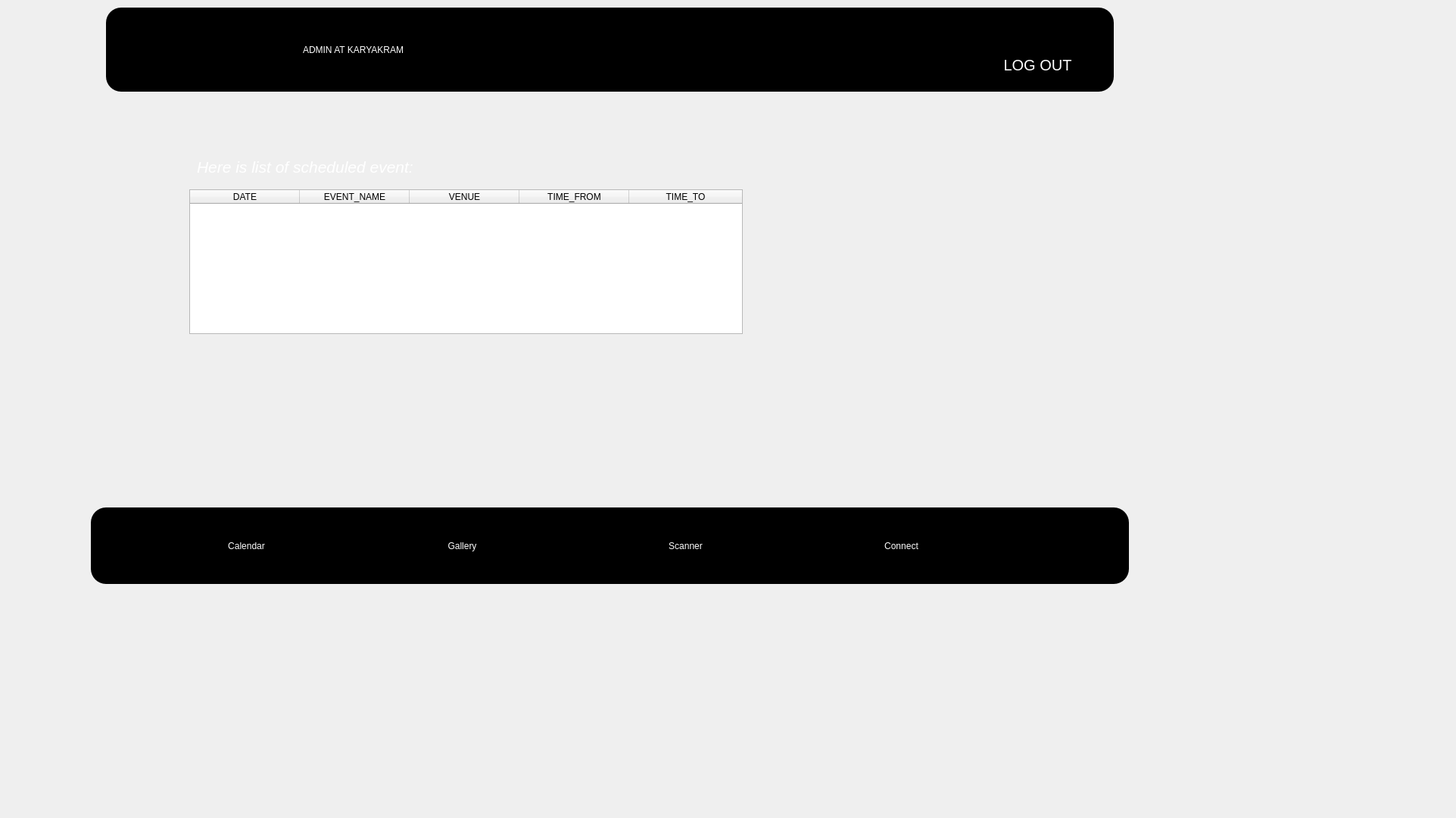
<?xml version="1.0" encoding="UTF-8"?>
<ui version="4.0">
 <class>Form</class>
 <widget class="QWidget" name="Form">
  <property name="geometry">
   <rect>
    <x>0</x>
    <y>0</y>
    <width>1923</width>
    <height>1080</height>
   </rect>
  </property>
  <property name="windowTitle">
   <string>Form</string>
  </property>
  <property name="styleSheet">
   <string notr="true">QPushButton#admin_log{
	background-color: qlineargradient(spread:pad, x1:0, y1:0., x2:1, y2:0, stop:0 rgba(20, 47,78, 219), stop:1 rgba(85, 98, 112, 226));
	color:rgba(255,255,255,210);
	border-radius:50px;
}
QPushButton#admin_log:hover{
	background-color: qlineargradient(spread:pad, x1:0, y1:0., x2:1, y2:0, stop:0 rgba(40, 67,98, 219), stop:1 rgba(105, 118, 132, 226));
}
QPushButton#admin_log:pressed{
	padding-left:5px;
	padding-top:5px;
	background-color:rgba(105,118,132,200);
}

QPushButton#admin_log{
	background-color: rgba(0,0,0,0);
	color:rgba(85,98,112,255);
}
QPushButton#admin_log:hover_2{
	color:rgba(155,168,182,220);
}
QPushButton#admin_log:pressed_2{
	padding-left:5px;
	padding-top:5px;
	background-color:rgba(115,128,142,255);
}</string>
  </property>
  <widget class="QLabel" name="label">
   <property name="geometry">
    <rect>
     <x>140</x>
     <y>10</y>
     <width>1331</width>
     <height>111</height>
    </rect>
   </property>
   <property name="styleSheet">
    <string notr="true">background-color:black;
color:white;
font: 63 36pt &quot;Segoe UI Variable Text Semibold&quot;;
border-radius:20px;</string>
   </property>
   <property name="text">
    <string>                                                                                                                                                          College Events</string>
   </property>
  </widget>
  <widget class="QLabel" name="label_37">
   <property name="geometry">
    <rect>
     <x>400</x>
     <y>30</y>
     <width>821</width>
     <height>71</height>
    </rect>
   </property>
   <property name="styleSheet">
    <string notr="true">background-color:black;
color:white;
font: 63 36pt &quot;Segoe UI Variable Text Semibold&quot;;</string>
   </property>
   <property name="text">
    <string>ADMIN AT KARYAKRAM</string>
   </property>
  </widget>
  <widget class="QLabel" name="label_2">
   <property name="geometry">
    <rect>
     <x>120</x>
     <y>670</y>
     <width>1371</width>
     <height>101</height>
    </rect>
   </property>
   <property name="styleSheet">
    <string notr="true">background-color:black;
border-radius:20px;</string>
   </property>
   <property name="frameShadow">
    <enum>QFrame::Sunken</enum>
   </property>
   <property name="text">
    <string/>
   </property>
  </widget>
  <widget class="QPushButton" name="cal_butt">
   <property name="geometry">
    <rect>
     <x>200</x>
     <y>670</y>
     <width>251</width>
     <height>101</height>
    </rect>
   </property>
   <property name="styleSheet">
    <string notr="true">QPushButton#cal_butt{color:white;
font: 63 24pt &quot;Segoe UI Variable Text Semibold&quot;;
border-width: 5;
border-radius: 10;
border-style: solid;
border-color:black;
background-color:black
}
QPushButton#cal_butt:hover{
background-color: rgb(76, 76, 76);
}

</string>
   </property>
   <property name="text">
    <string>Calendar</string>
   </property>
  </widget>
  <widget class="QPushButton" name="gallery_butt">
   <property name="geometry">
    <rect>
     <x>460</x>
     <y>670</y>
     <width>301</width>
     <height>101</height>
    </rect>
   </property>
   <property name="styleSheet">
    <string notr="true">QPushButton#gallery_butt{color:white;
font: 63 24pt &quot;Segoe UI Variable Text Semibold&quot;;
border-width: 5;
border-radius: 10;
border-style: solid;
border-color:black;
background-color:black
}
QPushButton#gallery_butt:hover{
background-color: rgb(76, 76, 76);
}

</string>
   </property>
   <property name="text">
    <string>Gallery</string>
   </property>
  </widget>
  <widget class="QPushButton" name="scanner_butt">
   <property name="geometry">
    <rect>
     <x>770</x>
     <y>670</y>
     <width>271</width>
     <height>101</height>
    </rect>
   </property>
   <property name="styleSheet">
    <string notr="true">QPushButton#scanner_butt{color:white;
font: 63 24pt &quot;Segoe UI Variable Text Semibold&quot;;
border-width: 5;
border-radius: 10;
border-style: solid;
border-color:black;
background-color:black
}
QPushButton#scanner_butt:hover{
background-color: rgb(76, 76, 76);
}

</string>
   </property>
   <property name="text">
    <string>Scanner</string>
   </property>
  </widget>
  <widget class="QPushButton" name="contact_butt">
   <property name="geometry">
    <rect>
     <x>1040</x>
     <y>670</y>
     <width>301</width>
     <height>101</height>
    </rect>
   </property>
   <property name="styleSheet">
    <string notr="true">QPushButton#contact_butt{font: 63 24pt &quot;Segoe UI Variable Text Semibold&quot;;
border-width: 5;
border-radius: 10;
border-style: solid;
border-color:black;
background-color:black;
color:white;
}
QPushButton#contact_butt:hover{
background-color: rgb(75, 75, 75);
}

</string>
   </property>
   <property name="text">
    <string>Connect</string>
   </property>
  </widget>
  <widget class="QPushButton" name="admin_log">
   <property name="geometry">
    <rect>
     <x>1280</x>
     <y>60</y>
     <width>181</width>
     <height>51</height>
    </rect>
   </property>
   <property name="font">
    <font>
     <pointsize>15</pointsize>
    </font>
   </property>
   <property name="styleSheet">
    <string notr="true">QPushButton#admin_log{background-color: rgb(0, 0, 0);
color: rgb(255, 255, 255);
}
QPushButton#admin_log:hover{
background-color: rgb(80, 80, 80);
}
</string>
   </property>
   <property name="text">
    <string>LOG OUT</string>
   </property>
  </widget>
  <widget class="QLabel" name="label_137">
   <property name="geometry">
    <rect>
     <x>-10</x>
     <y>-130</y>
     <width>1920</width>
     <height>1080</height>
    </rect>
   </property>
   <property name="styleSheet">
    <string notr="true">image: url(&quot;C://Users//RIYA//OneDrive//Desktop//PyQt_is_real_shit//logo_karyakram.jpg&quot;);
color:rgb(255, 255, 255);</string>
   </property>
   <property name="text">
    <string/>
   </property>
   <property name="pixmap">
    <pixmap>bg_edited.png</pixmap>
   </property>
   <property name="scaledContents">
    <bool>false</bool>
   </property>
  </widget>
  <widget class="QTableWidget" name="table">
   <property name="geometry">
    <rect>
     <x>250</x>
     <y>250</y>
     <width>731</width>
     <height>191</height>
    </rect>
   </property>
   <attribute name="horizontalHeaderCascadingSectionResizes">
    <bool>true</bool>
   </attribute>
   <attribute name="horizontalHeaderDefaultSectionSize">
    <number>145</number>
   </attribute>
   <attribute name="horizontalHeaderShowSortIndicator" stdset="0">
    <bool>true</bool>
   </attribute>
   <attribute name="horizontalHeaderStretchLastSection">
    <bool>true</bool>
   </attribute>
   <attribute name="verticalHeaderCascadingSectionResizes">
    <bool>true</bool>
   </attribute>
   <attribute name="verticalHeaderShowSortIndicator" stdset="0">
    <bool>true</bool>
   </attribute>
   <attribute name="verticalHeaderStretchLastSection">
    <bool>true</bool>
   </attribute>
   <column>
    <property name="text">
     <string>DATE</string>
    </property>
   </column>
   <column>
    <property name="text">
     <string>EVENT_NAME</string>
    </property>
   </column>
   <column>
    <property name="text">
     <string>VENUE</string>
    </property>
   </column>
   <column>
    <property name="text">
     <string>TIME_FROM</string>
    </property>
   </column>
   <column>
    <property name="text">
     <string>TIME_TO</string>
    </property>
   </column>
  </widget>
  <widget class="QLabel" name="label_3">
   <property name="geometry">
    <rect>
     <x>260</x>
     <y>200</y>
     <width>401</width>
     <height>41</height>
    </rect>
   </property>
   <property name="font">
    <font>
     <family>Arial</family>
     <pointsize>16</pointsize>
     <weight>9</weight>
     <italic>true</italic>
     <bold>false</bold>
    </font>
   </property>
   <property name="styleSheet">
    <string notr="true">color: rgb(255, 255, 255);
font: 75 italic 16pt &quot;Arial&quot;;</string>
   </property>
   <property name="text">
    <string>Here is list of scheduled event:</string>
   </property>
  </widget>
  <zorder>label_137</zorder>
  <zorder>label</zorder>
  <zorder>label_37</zorder>
  <zorder>label_2</zorder>
  <zorder>cal_butt</zorder>
  <zorder>gallery_butt</zorder>
  <zorder>scanner_butt</zorder>
  <zorder>contact_butt</zorder>
  <zorder>admin_log</zorder>
  <zorder>table</zorder>
  <zorder>label_3</zorder>
 </widget>
 <resources>
  <include location="images.qrc"/>
 </resources>
 <connections/>
</ui>
